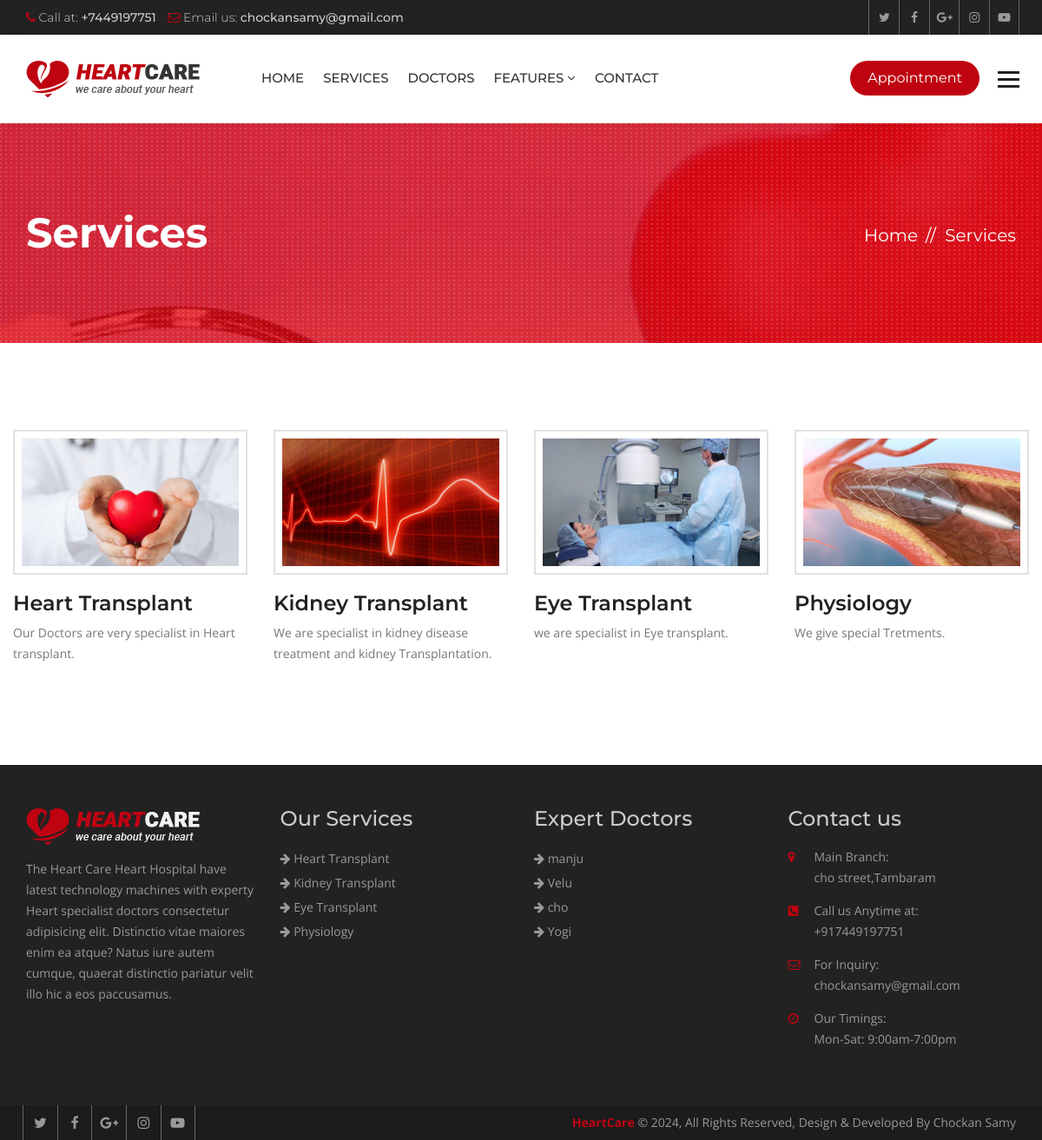
Page /services/ on the committed database.
### hospital/models.py (models this page shows, shortened)
class Service(models.Model):
    title = models.CharField(max_length=120)
    description = models.TextField()
    items = models.ManyToManyField(to='Item',)
    thumbnail = models.ImageField(upload_to='services/')
    cover = models.ImageField(upload_to='services/')
    image1 = models.ImageField(upload_to='services/', blank=True, null=True)
    image2 = models.ImageField(upload_to='services/', blank=True, null=True)

class Doctor(models.Model):
    name = models.CharField(max_length=120)
    speciality = models.CharField(max_length=120)
    picture = models.ImageField(upload_to="doctors/")
    details = models.TextField()
    experience = models.TextField()
    expertize = models.ManyToManyField(to='Expertize', related_name='doctors')
    twitter = models.CharField(max_length=120, blank=True, null=True)
    facebook = models.CharField(max_length=120, blank=True, null=True)
    instagram = models.CharField(max_length=120, blank=True, null=True)

### hospital/views.py (the view)
# urls.py: path('services/', views.ServiceListView.as_view(), name="services"),
class ServiceListView(ListView):
    queryset = Service.objects.all()
    template_name = "hospital/services.html"

### hospital/context_processors.py (called while the page is built)
def footer_content(request):
    services = Service.objects.all()
    doctors = Doctor.objects.all()
    context = {
        'services': services,
        'doctors': doctors
    }
    return context

### templates/hospital/services.html (shortened to what this page needs)
{% extends 'base.html' %}
{% block maincontent %}
<div class="inner-banner">
  <div class="container">
    <div class="row">
      <div class="col-md-7">
        <h1>Services</h1>
      </div>
      <div class="col-md-5">
        <ol class="breadcrumb">
          <li><a href="{% url 'index' %}">Home</a></li>
          <li class="active">Services</li>
        </ol>
      </div>
    </div>
  </div>
</div>
<div class="main-content">
  <section class="services">
    <div class="container">
      <div class="row">
        <div class="service-style-1">
          <div class="row">
            {% for service in object_list %}
            <div class="col-md-3 col-sm-3">
              <div class="service-box">
                <div class="ser-thumb">
                  <img src="{{ service.thumbnail.url }}" alt=""></div>
                <div class="ser-content">
                  <h3><a href="{% url 'service_details' service.id %}">{{ service.title }}</a></h3>
                  <p>{{ service.description|truncatewords:15 }}</p>
                </div>
              </div>
            </div>
            {% endfor %}
          </div>
        </div>
      </div>
    </div>
  </section>
</div>
{% endblock maincontent %}

### templates/base.html (shortened to what this page needs)
{% load static %}
<!DOCTYPE html>
<html lang="en">
<head>
  {% include 'partials/_css.html' %}
</head>
<body>
  <div class="wrapper">
    {% include 'partials/_header.html' %}
    {% block maincontent %}
    {% endblock maincontent %}
    {% include 'partials/_footer.html' %}
    {% include 'partials/_js.html' %}
</body>
</html>

### templates/partials/_css.html (shortened to what this page needs)
{% load static %}
<link href="{% static 'heartcare/css/custom.css' %}" rel="stylesheet">
<link href="{% static 'heartcare/css/bootstrap.min.css' %}" rel="stylesheet">
<link href="{% static 'heartcare/css/color.css' %}" rel="stylesheet">
<link href="{% static 'heartcare/css/responsive.css' %}" rel="stylesheet">
<link href="{% static 'heartcare/css/font-awesome.min.css' %}" rel="stylesheet">
<link href="{% static 'heartcare/css/prettyPhoto.css' %}" rel="stylesheet">
<link href="{% static 'heartcare/css/owl.carousel.min.css' %}" rel="stylesheet">
<link href="{% static 'heartcare/css/bootstrap-datetimepicker.min.css' %}" rel="stylesheet">

### templates/partials/_header.html (shortened to what this page needs)
{% load static %}
<header class="site-header">
  <div class="top-bar">
    <div class="container">
      <div class="row">
        <div class="col-md-6 col-sm-8">
          <ul>
            <li><i class="fa fa-phone" aria-hidden="true"></i> Call at: <strong>+7449197751</strong></li>
            <li><i class="fa fa-envelope-o" aria-hidden="true"></i> Email us: <strong>chockansamy@gmail.com</strong>
            </li>
          </ul>
        </div>
        <div class="col-md-6 col-sm-4 top-social"> <a href="#"><i class="fa fa-twitter" aria-hidden="true"></i></a>
          <a href="#"><i class="fa fa-facebook" aria-hidden="true"></i></a> <a href="#"><i class="fa fa-google-plus"
              aria-hidden="true"></i></a> <a href="#"><i class="fa fa-instagram" aria-hidden="true"></i></a> <a
            href="#"><i class="fa fa-youtube-play" aria-hidden="true"></i></a> </div>
      </div>
    </div>
  </div>
  <div class="nav-logo-area">
    <div class="container">
      <div class="row">
        <div class="col-md-12">
          <nav class="navbar navbar-default">
            <div class="navbar-header">
              <a class="navbar-brand" href="{% url 'index' %}"><img src="{% static 'heartcare/images/logo.png' %}"
                  alt=""></a> </div>
            <div class="collapse navbar-collapse" id="bs-example-navbar-collapse-1">
              <ul class="nav navbar-nav">
                <li><a href="{% url 'index' %}">Home</a></li>
                <li><a href="{% url 'services' %}">Services</a></li>
                <li><a href="{% url 'doctors' %}">Doctors</a></li>
                <li class="dropdown"> <a href="#" class="dropdown-toggle" data-toggle="dropdown" role="button"
                    aria-haspopup="true" aria-expanded="false">Features <span class="fa fa-angle-down"></span></a>
                </li>
                <li><a href="{% url 'contact' %}">Contact</a></li>
              </ul>
              <ul class="nav navbar-nav navbar-right">
                <li><a class="appoint" href="{% url 'appointment' %}">Appointment</a></li>
                <li> <a id="menu-toggle" href="#" class="toggle"><img src="{% static 'heartcare/images/bars.png' %}"
                      alt=""></a> </li>
              </ul>
            </div>
          </nav>
        </div>
      </div>
    </div>
  </div>
</header>

### templates/partials/_sidebar.html (shortened to what this page needs)
{% load static %}

### templates/partials/_slider.html (shortened to what this page needs)
{% load static %}

### templates/partials/_footer.html
{% load static %}
<footer class="footer">
  <div class="footer-widgets">
    <div class="container">
      <div class="row">
        <div class="col-md-3 col-sm-6">
          <div class="widget"> <img class="ft-logo" src="{% static 'heartcare/images/footer-logo.png' %}" alt="">
            <p>The Heart Care Heart Hospital have latest technology machines with experty Heart specialist doctors
              consectetur adipisicing elit. Distinctio vitae maiores enim ea atque? Natus iure autem cumque, quaerat
              distinctio pariatur velit illo hic a eos paccusamus. </p>
          </div>
        </div>
        <div class="col-md-3 col-sm-6">
          <div class="widget">
            <h3>Our Services</h3>
            <ul>
              {% for service in services|slice:':8' %}
              <li><a href="{% url 'service_details' service.id %}"><i class="fa fa-arrow-right"></i>
                  {{service.title }}</a></li>
              {% endfor %}
            </ul>
          </div>
        </div>
        <div class="col-md-3 col-sm-6">
          <div class="widget">
            <h3>Expert Doctors</h3>
            <ul>
              {% for doctor in doctors|slice:':8' %}
              <li><a href="{% url 'doctor_details' doctor.id %}"><i class="fa fa-arrow-right"></i> {{ doctor.name }}</a>
              </li>
              {% endfor %}
            </ul>
          </div>
        </div>
        <div class="col-md-3 col-sm-6">
          <div class="widget">
            <h3>Contact us</h3>
            <address>
              <ul>
                <li> <span class="icon"><i class="fa fa-map-marker" aria-hidden="true"></i></span> <span
                    class="add-text"><strong>Main Branch:</strong>cho street,Tambaram</span> </li>
                <li> <span class="icon"><i class="fa fa-phone-square" aria-hidden="true"></i></span> <span
                    class="add-text"><strong>Call us Anytime at:</strong> +917449197751</span> </li>
                <li> <span class="icon"><i class="fa fa-envelope-o" aria-hidden="true"></i></span> <span
                    class="add-text"><strong>For Inquiry:</strong>chockansamy@gmail.com</span> </li>
                <li> <span class="icon"><i class="fa fa-clock-o" aria-hidden="true"></i></span> <span
                    class="add-text"><strong>Our Timings:</strong> Mon-Sat: 9:00am-7:00pm</span> </li>
              </ul>
            </address>
          </div>
        </div>
      </div>
    </div>
  </div>
  <div class="footer-cr">
    <div class="container">
      <div class="row">
        <div class="col-md-6">
          <div class="footer-social"> <a href="#"><i class="fa fa-twitter" aria-hidden="true"></i></a> <a href="#"><i
                class="fa fa-facebook" aria-hidden="true"></i></a> <a href="#"><i class="fa fa-google-plus"
                aria-hidden="true"></i></a> <a href="#"><i class="fa fa-instagram" aria-hidden="true"></i></a> <a
              href="#"><i class="fa fa-youtube-play" aria-hidden="true"></i></a>
          </div>
        </div>
        <div class="col-md-6">
          <p><strong>HeartCare</strong> © {% now 'Y' %}, All Rights Reserved, Design & Developed By Chockan Samy</p>
        </div>
      </div>
    </div>
  </div>
</footer>

### templates/partials/_js.html (shortened to what this page needs)
</div>
{% load static %}

### heartcare/static/heartcare/css/color.css (style rules this page uses)
.site-header .navbar-default .navbar-nav > li > a:hover, .site-header .navbar-default .navbar-nav > .active > a, .site-header .navbar-default .navbar-nav > .active > a:focus, .site-header .navbar-default .navbar-nav > .active > a:hover, .site-header .navbar-default .navbar-nav > .open > a, .site-header .navbar-default .navbar-nav > .open > a:focus, .site-header .navbar-default .navbar-nav > .open > a:hover, .main-slider .owl-theme .owl-dots .owl-dot.active span, .main-slider .owl-theme .owl-dots .owl-dot:hover span, .site-header .navbar-nav > li > a.appoint, .site-header .navbar-nav > li > a.nav-search, .btn-1, .site-header .dropdown-menu > li > a:after, .app-form input[type="submit"], .header-style-two .nav-area, .learn-more, .play:hover, .cp-tabs .nav-tabs > li.active > a, .cp-tabs .nav-tabs > li.active > a:focus, .cp-tabs .nav-tabs > li.active > a:hover, .site-header .head-search .btn.btn-default, .main-slider .owl-theme .owl-dots .owl-dot.active span, .main-slider .owl-theme .owl-dots .owl-dot:hover span, .service-box-2:after, .Heart-box:hover .v-icon, .Heart-box:hover .v-text, .post-date, .team-two .team-social li a, .team-two .team-box .team-text:after, .book-appointment-widget a, .cp-pagination .pagination > li > a:hover, .cp-pagination .pagination > li > span:hover, .book-app, .submit-btn, .news-thumb .date, .newsletter-form button, .news-detail blockquote, .comment-form input[type="submit"], .pro-hover a, .review-form input[type="submit"], .related-products .owl-dots .owl-dot.active span, .related-products .owl-dots .owl-dot:hover span, .heart-care-services .nav-tabs>li.active>a, .heart-care-services .nav-tabs>li.active>a:focus, .heart-care-services .nav-tabs>li.active>a:hover, .heart-care-services .nav-tabs>li>a:hover, .services-nav h3, .site-header .dropdown-menu > li > a:hover, .features-box:hover, .features-box.selected, .footer .widget .rm, .home-testimonials .owl-theme .owl-dots .owl-dot.active span, .home-testimonials .owl-theme .owl-dots .owl-dot:hover span { background: #bf0311; }
.top-bar li .fa, .top-social a:hover, .view, .services-list .service h3 a:hover, .service-style-1 .service-box .ser-content h3 a:hover, .faqs .panel-default > .panel-heading h4 a, .faqs .panel-default > .panel-heading a::after, .team-text h5 a:hover, .section-title-3 strong, .post-text > h5 a:hover, .read-more:hover, .widget address .icon, .footer .widget a:hover, .footer-cr p strong, .footer-social a:hover, .post-meta li, .post-meta li:after, .post-meta li a, .header-service-area .icon, .header-service-area strong, .section-title-1 strong, .section-title-1 h2, .sectio-title-2 strong, .welcome-text .designation, .Heart-box .v-icon, .phone-icon, .services-nav .side-nav li:hover a, .services-nav .side-nav li.active a, .gallery-thumb .hover-info a, .archives li:before, .search-form button, .date-time, .right-404 strong, .prices, .review .fa, .login-social li, .login-social li a, .heart-care-services .nav-tabs>li>a { color: #bf0311; }

### rows in the picture
Service: thumbnail (picture), title "Heart Transplant", description "Our Doctors are very specialist in Heart transplant."
Service: thumbnail (picture), title "Kidney Transplant", description "We are specialist in kidney disease treatment and kidney Transplantation."
Service: thumbnail (picture), title "Eye Transplant", description "we are specialist in Eye transplant."
Service: thumbnail (picture), title "Physiology", description "We give special Tretments."
Doctor: name "manju"
Doctor: name "Velu"
Doctor: name "cho"
Doctor: name "Yogi"
